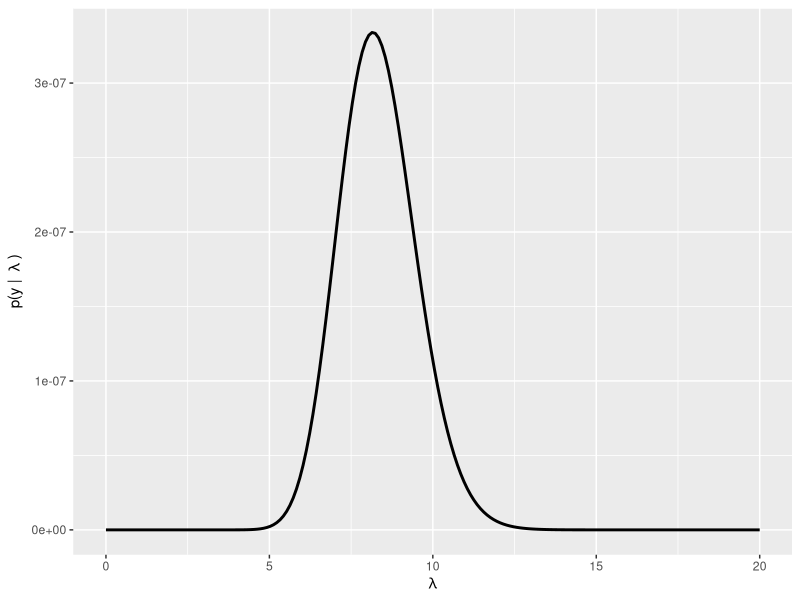
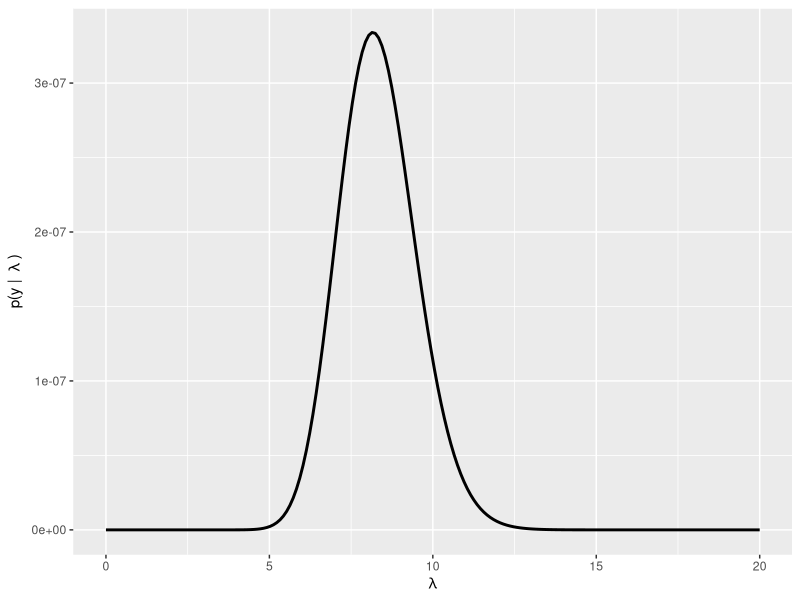

The R source for these figures, in order:
## ---- chunk 1
library(ggplot2)

# Cantidad de mensajes observados
mensajes <- c(7, 3, 8, 9, 10, 12)
## ---- chunk 2
#| fig-width: 7
#| fig-align: center
n <- length(mensajes)
total <- sum(mensajes)
producto_factoriales <- prod(factorial(mensajes))

# Grilla de valores para 'lambda'
# Teoréticamente, el soporte del parámetro es (0, infty). Lo acotamos en 20.
lambda <- seq(0, 20, length.out = 200)

# Cálculo de la verosimilitud
verosimilitud <- exp(-n * lambda) * lambda ^ total / producto_factoriales

# Visualización de la verosimilitud para los valores de lambda en la grilla
data.frame(x = lambda, y = verosimilitud) |>
    ggplot() +
    geom_line(aes(x = x, y = y), linewidth = 1) +
    labs(x = expression(lambda), y = expression("p(y | " ~ lambda ~ ")"))
## ---- chunk 3
#| fig-width: 7
#| fig-align: center
mensajes_matriz <- matrix(rep(mensajes, 200), nrow = 200, byrow = TRUE)
pmf <- dpois(mensajes_matriz, lambda)                                            # <1>
verosimilitud <- apply(pmf, 1, prod)                                             # <2>

data.frame(x = lambda, y = verosimilitud) |>
    ggplot() +
    geom_line(aes(x = x, y = y), linewidth = 1) +
    labs(x = expression(lambda), y = expression("p(y | " ~ lambda ~ ")"))
